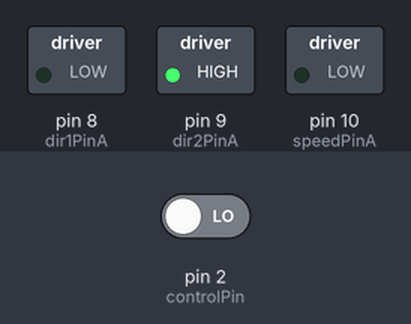
Recording of a sketch running on a simulated Arduino Uno, built with avr-gcc and run on an emulated ATmega328P. Shown: switched loads named in the sketch (green lamp = pin HIGH). Inputs (shaded band) come from the test bench; at power-on: pin 2 (controlPin) LOW.

Above: at 1.2 s.
1.3 s: pin 2 (controlPin) driven HIGH
At 1.9 s:
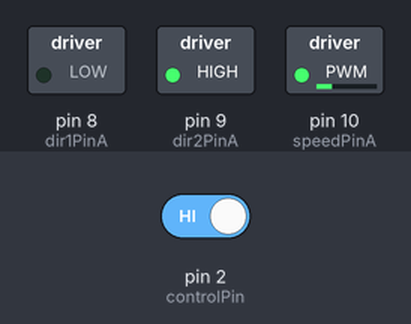
Timing chart, 0 to 4.3 s (numbered marks = the images above; inputs shaded):
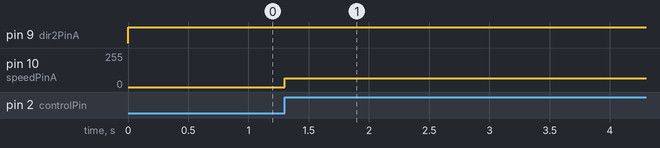

The sketch:

Toggle_Switch.ino
```cpp
int dir1PinA = 8;
int dir2PinA = 9;
int speedPinA = 10;
int controlPin = 2;
bool toggle = 0;
bool thisSwitch = 0;
bool lastSwitch = 0;


void setup() {
//Define L298N Dual H-Bridge Motor Controller Pins
pinMode(dir1PinA,OUTPUT);
pinMode(dir2PinA,OUTPUT);
pinMode(speedPinA,OUTPUT);
pinMode(controlPin, INPUT);

}

void loop() {
  lastSwitch = thisSwitch;
  thisSwitch = digitalRead(controlPin);

  if((thisSwitch == 1) && (lastSwitch == 0))
    toggle = !toggle;

  if(toggle) {
    analogWrite(speedPinA, 64);//Sets speed variable via PWM
  } else {
    analogWrite(speedPinA, 0);
  }
  digitalWrite(dir1PinA, LOW);
  digitalWrite(dir2PinA, HIGH);
}
```

Measured:
- after the input at 1.3 s, pin 10 (speedPinA): 0/255 → 64/255 at once
